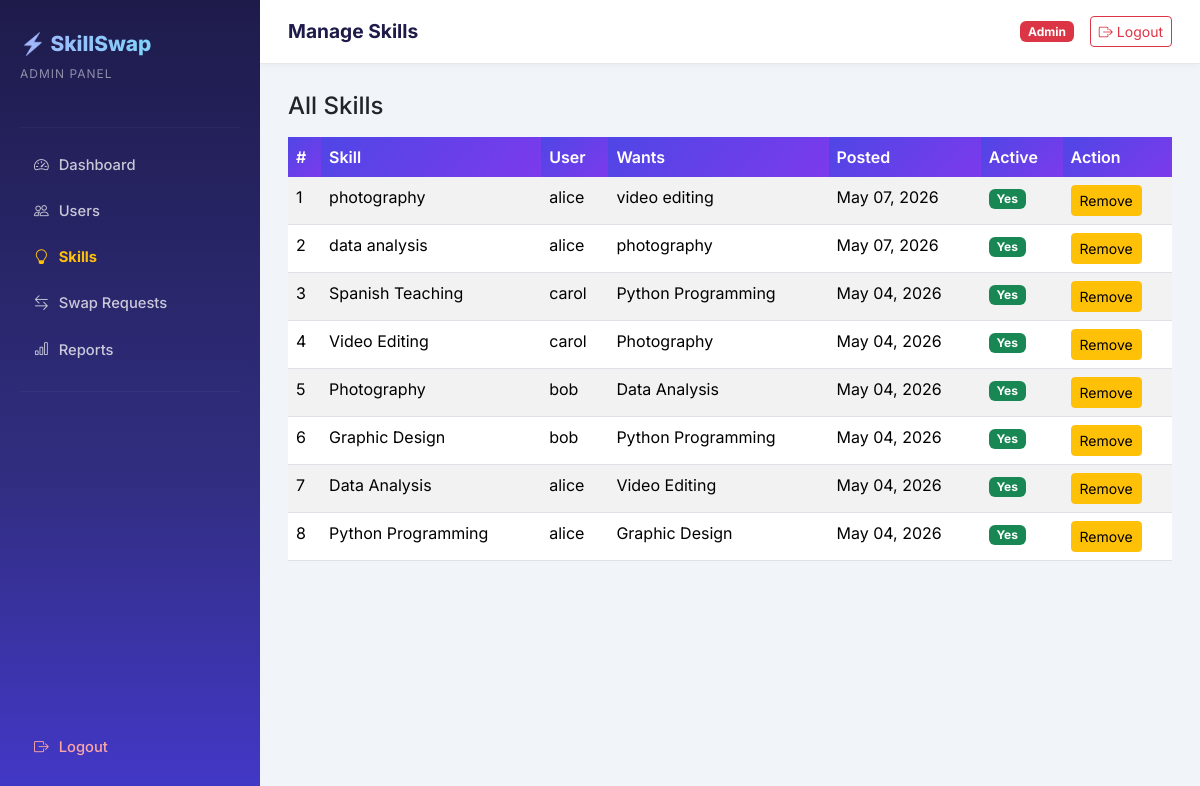
Page /admin-panel/skills/ (signed in) on the committed database.
### core/models.py (models this page shows, shortened)
class Skill(models.Model):
    user = models.ForeignKey(User, on_delete=models.CASCADE, related_name='skills')
    name = models.CharField(max_length=100)
    description = models.TextField(blank=True)
    skill_wanted = models.CharField(max_length=100, blank=True)
    is_active = models.BooleanField(default=True)
    teaser_video = models.FileField(upload_to='skill_videos/', blank=True, null=True)
    created_at = models.DateTimeField(auto_now_add=True)

### core/views.py (the view)
    def wrapper(request, *args, **kwargs):
        if not request.user.is_authenticated or not request.user.is_staff:
            return redirect('login')
        return view_func(request, *args, **kwargs)

### core/views.py (called while the page is built)
def admin_required(view_func):
    def wrapper(request, *args, **kwargs):
        if not request.user.is_authenticated or not request.user.is_staff:
            return redirect('login')
        return view_func(request, *args, **kwargs)
    return wrapper

@admin_required
def admin_skills(request):
    skills = Skill.objects.all().order_by('-created_at')
    return render(request, 'admin_panel/skills.html', {'skills': skills})

### templates/admin_panel/skills.html (shortened to what this page needs)
{% extends 'base_admin.html' %}
{% block page_title %}Manage Skills{% endblock %}
{% block side_skills %}fw-bold text-warning{% endblock %}
{% block content %}
<h4 class="mb-3">All Skills</h4>
<table class="table table-striped table-hover">
  <thead class="table-dark">
    <tr>
      <th>#</th>
      <th>Skill</th>
      <th>User</th>
      <th>Wants</th>
      <th>Posted</th>
      <th>Active</th>
      <th>Action</th>
    </tr>
  </thead>
  <tbody>
    {% for skill in skills %}
    <tr>
      <td>{{ forloop.counter }}</td>
      <td>{{ skill.name }}</td>
      <td>{{ skill.user.username }}</td>
      <td>{{ skill.skill_wanted|default:"-" }}</td>
      <td>{{ skill.created_at|date:"M d, Y" }}</td>
      <td>{% if skill.is_active %}<span class="badge bg-success">Yes</span>{% else %}<span class="badge bg-danger">No</span>{% endif %}</td>
      <td>
        <a href="{% url 'admin_delete_skill' skill.id %}" class="btn btn-warning btn-sm" onclick="return confirm('Remove this skill?')">Remove</a>
      </td>
    </tr>
    {% empty %}
    <tr><td colspan="7" class="text-center text-muted">No skills found.</td></tr>
    {% endfor %}
  </tbody>
</table>
{% endblock %}

### templates/base_admin.html (style rules this page uses)
* { font-family: 'Inter', sans-serif; }
body { background: #f1f5f9; }
.table thead th { background: linear-gradient(135deg, #4f46e5, #7c3aed); color: white; border: none; font-weight: 600; }

### rows in the picture
Skill: name "photography", user.username "alice", skill_wanted "video editing", created_at "May 07, 2026", is_active "Yes"
Skill: name "data analysis", user.username "alice", skill_wanted "photography", created_at "May 07, 2026", is_active "Yes"
Skill: name "Spanish Teaching", user.username "carol", skill_wanted "Python Programming", created_at "May 04, 2026", is_active "Yes"
Skill: name "Video Editing", user.username "carol", skill_wanted "Photography", created_at "May 04, 2026", is_active "Yes"
Skill: name "Photography", user.username "bob", skill_wanted "Data Analysis", created_at "May 04, 2026", is_active "Yes"
Skill: name "Graphic Design", user.username "bob", skill_wanted "Python Programming", created_at "May 04, 2026", is_active "Yes"
Skill: name "Data Analysis", user.username "alice", skill_wanted "Video Editing", created_at "May 04, 2026", is_active "Yes"
Skill: name "Python Programming", user.username "alice", skill_wanted "Graphic Design", created_at "May 04, 2026", is_active "Yes"
